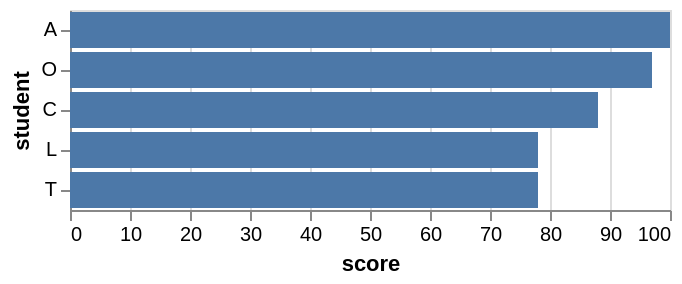

The specification (Vega-Lite) saved for this image:
### Vega-Lite specification from a JSON file in a GitHub repository (floating-point values rounded to 4 significant figures)
{"$schema": "https://vega.github.io/schema/vega-lite/v5.json", "description": "A bar graph showing the scores of the top 5 students. This shows an example of the window transform, for how the top K (5) can be filtered, and also how a rank can be computed for each student.", "data": {"values": [{"student": "A", "score": 100}, {"student": "B", "score": 56}, {"student": "C", "score": 88}, {"student": "D", "score": 65}, {"student": "E", "score": 45}, {"student": "F", "score": 23}, {"student": "G", "score": 66}, {"student": "H", "score": 67}, {"student": "I", "score": 13}, {"student": "J", "score": 12}, {"student": "K", "score": 50}, {"student": "L", "score": 78}, {"student": "M", "score": 66}, {"student": "N", "score": 30}, {"student": "O", "score": 97}, {"student": "P", "score": 75}, {"student": "Q", "score": 24}, {"student": "R", "score": 42}, {"student": "S", "score": 76}, {"student": "T", "score": 78}, {"student": "U", "score": 21}, {"student": "V", "score": 46}]}, "transform": [{"window": [{"op": "rank", "as": "rank"}], "sort": [{"field": "score", "order": "descending"}]}, {"filter": "datum.rank <= 5"}], "mark": "bar", "encoding": {"x": {"field": "score", "type": "quantitative"}, "y": {"field": "student", "type": "nominal", "sort": {"field": "score", "op": "average", "order": "descending"}}}}
